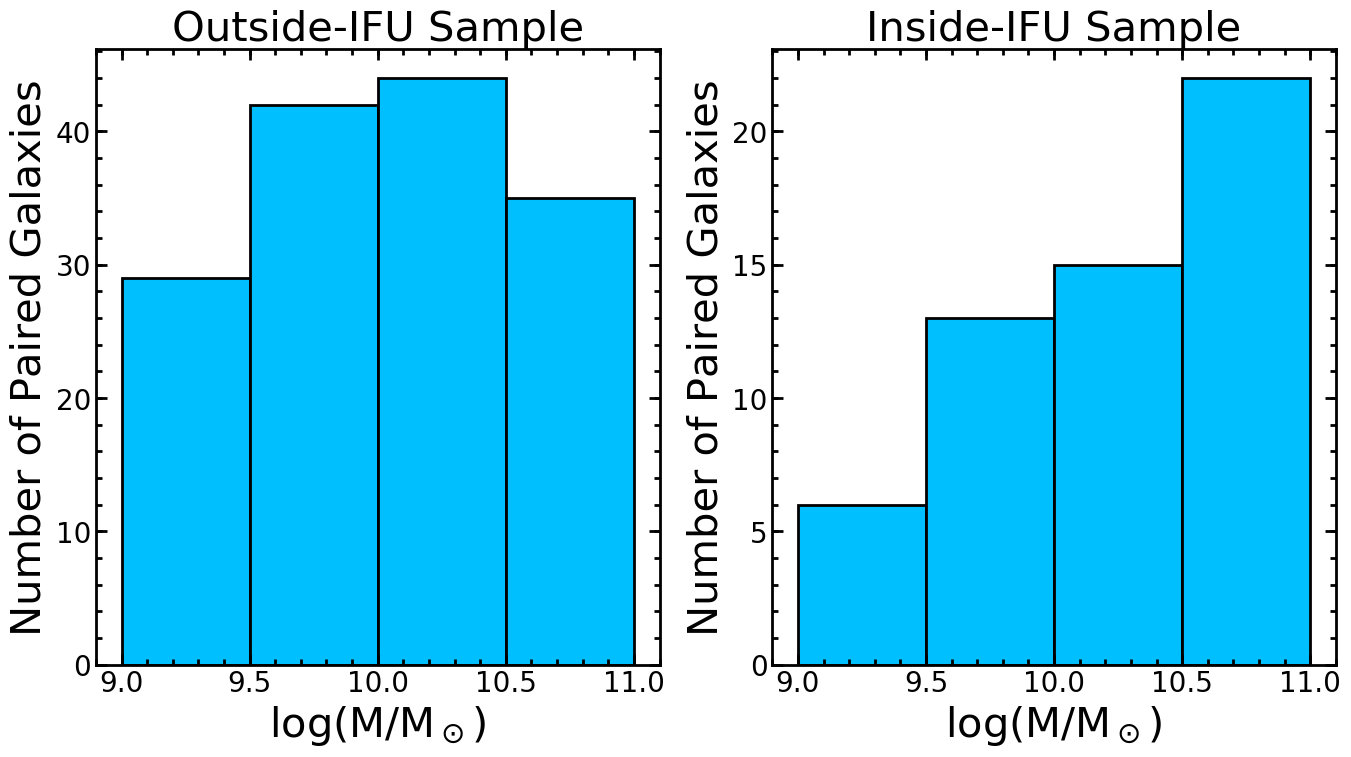

Source code (Python):
#!/usr/bin/env python2
# -*- coding: utf-8 -*-
"""
Created on Thu Feb 27 14:49:33 2020

@author: joshua
"""

from astropy.io import fits
import os, sys
import numpy as np
import matplotlib.pyplot as plt
import functions as f
import plotstyle as ps

filepath = os.path.abspath(os.path.dirname(sys.argv[0]))
#T5path = f.T5path()
T5path = '/Volumes/Ext_drive/photoObj8'

# Open drpall
drpallpath = T5path + '/MPL-8/drpall_uniq.fits'
drpall = fits.getdata(drpallpath)
cmd = drpall['CMD']
drmass = np.log10(drpall['nsa_elpetro_mass']/0.7**2)
nsa_z = drpall['nsa_z']
rad = drpall['nsa_elpetro_th50_r']

sam = fits.getdata('/Volumes/Ext_drive/Research/metal/4.samples.fits')

outside_control = sam['nsa_control'].astype('bool')
outside_pair = sam['nsa_pair'].astype('bool')

inside_control = sam['sim_control'].astype('bool')
inside_pair = sam['sim_pair'].astype('bool')

cormass = sam['corrected_mass']
#______________________________________________________________________________
fontsize=30
fig, axs = plt.subplots(1, 2, sharex=False, sharey=False, figsize=(16, 8))

#axs[0].hist(drmass[outside_control], bins=np.arange(9,11.5,0.5), alpha=0.25, 
#   color='grey', weights = np.ones_like(drmass[outside_control])/float(len(drmass[outside_control])))
axs[0].hist(drmass[outside_pair], bins=np.arange(9, 11.5, 0.5),# alpha=0.25, 
   color='deepskyblue', edgecolor='k', linewidth=2.0)#, weights = np.ones_like(drmass[outside_pair])/float(len(drmass[outside_pair])))
#axs[1].hist(cormass[inside_control], bins=np.arange(9, 11.5, 0.5), alpha=0.25,
#   color='grey', weights = np.ones_like(cormass[inside_control])/float(len(cormass[inside_control])))
axs[1].hist(cormass[inside_pair], bins=np.arange(9, 12.0, 0.5),# alpha=0.25, 
   color='deepskyblue', edgecolor='k', linewidth=2.0)#, weights = np.ones_like(cormass[inside_pair])/float(len(cormass[inside_pair])))

axs[0].set_xlabel('log(M/M$_\odot$)', fontsize=fontsize)
axs[1].set_xlabel('log(M/M$_\odot$)', fontsize=fontsize)

axs[0].set_ylabel('Number of Paired Galaxies', fontsize=fontsize)
axs[1].set_ylabel('Number of Paired Galaxies', fontsize=fontsize)

axs[0].set_title('Outside-IFU Sample', fontsize=fontsize)
axs[1].set_title('Inside-IFU Sample', fontsize=fontsize)

ps.ticks(axs[0], xmajor=0.5, ymajor=10, xminor=0.1, yminor=2)
ps.ticks(axs[1], xmajor=0.5, ymajor=5, xminor=0.1, yminor=1)
ps.style(axs, fontsize=fontsize)

plt.savefig(filepath + '/mass_dist2.png', bbox_inches='tight', overwrite=True)
plt.savefig(filepath + '/mass_dist2.pdf', bbox_inches='tight', overwrite=True)
plt.close('all')